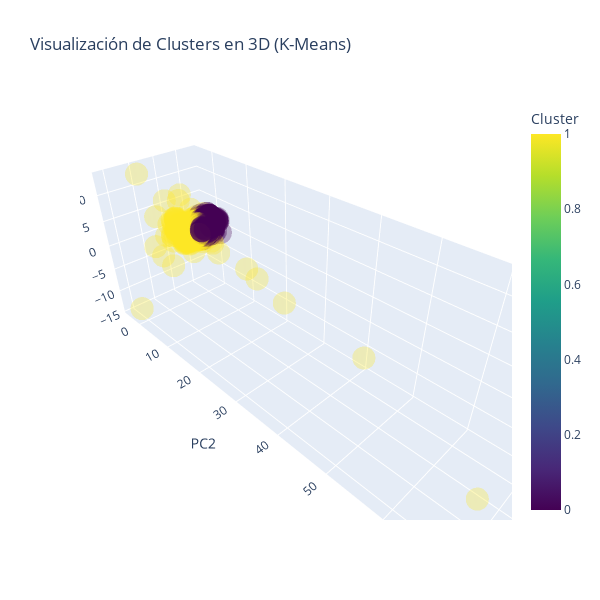

Notebook code cell kept with this figure:
### Code cell
import plotly.express as px

# Crear un DataFrame con los datos de PCA y clusters
df_pca = pd.DataFrame(pca_data[:,:3], columns=['PC1', 'PC2', 'PC3'])  # Asegúrate de que pca_data tenga al menos 3 componentes
df_pca['Cluster'] = clusters  # Agregar los clusters al DataFrame

# Graficar en 3D con plotly
fig = px.scatter_3d(
    df_pca,
    x='PC1', y='PC2', z='PC3',  # Ejes del gráfico
    color='Cluster',            # Colorear por cluster
    title="Visualización de Clusters en 3D (K-Means)",
    opacity=0.3,                # Transparencia de los puntos
    size_max=1,                 # Tamaño máximo de los puntos
    symbol_sequence=['circle'], # Usar círculos como símbolo
    color_continuous_scale='Viridis'  # Paleta de colores
)

# Ajustar el tamaño del gráfico
fig.update_layout(
    width=600,  # Ancho del gráfico
    height=600   # Alto del gráfico
)

# Mostrar el gráfico interactivo
fig.show()

### Figure 1 — Plotly figure (JSON) as saved in the notebook; plotly's stock layout.template omitted (floating-point values rounded to 4 significant figures; data arrays with more than 128 entries replaced by an {"elided": "..."} marker saying what was removed)
{"data": [{"hovertemplate": "PC1=%{x}<br>PC2=%{y}<br>PC3=%{z}<br>Cluster=%{marker.color}<extra></extra>", "legendgroup": "", "marker": {"color": {"elided": "10160 int values"}, "coloraxis": "coloraxis", "opacity": 0.3, "symbol": "circle"}, "mode": "markers", "name": "", "scene": "scene", "showlegend": false, "type": "scatter3d", "x": {"elided": "10160 float values"}, "y": {"elided": "10160 float values"}, "z": {"elided": "10160 float values"}}], "layout": {"coloraxis": {"colorbar": {"title": {"text": "Cluster"}}, "colorscale": [[0, "#440154"], [0.1111, "#482878"], [0.2222, "#3e4989"], [0.3333, "#31688e"], [0.4444, "#26828e"], [0.5556, "#1f9e89"], [0.6667, "#35b779"], [0.7778, "#6ece58"], [0.8889, "#b5de2b"], [1, "#fde725"]]}, "height": 600, "legend": {"tracegroupgap": 0}, "scene": {"domain": {"x": [0, 1], "y": [0, 1]}, "xaxis": {"title": {"text": "PC1"}}, "yaxis": {"title": {"text": "PC2"}}, "zaxis": {"title": {"text": "PC3"}}}, "title": {"text": "Visualización de Clusters en 3D (K-Means)"}, "width": 600}}
